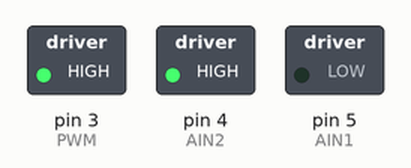
The sketch below on a simulated Arduino Uno, built with avr-gcc and run on an emulated ATmega328P. Parts: switched loads named in the sketch (green lamp = pin HIGH).

Above: at 0.1 s.
Timing chart, 0 to 1.6 s (numbered marks = the images above):
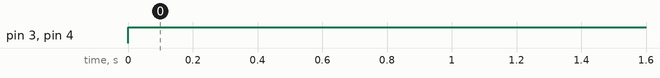

Measured:
- by itself, pin 3 (PWM), pin 4 (AIN2): LOW → HIGH at 0.00 s

The sketch:

PROGRAMACION_PARA_GIRO_DEL_MOTOR.ino
```cpp
#define PWM 3                                           //declaramos pines
#define AIN2 4                                          //declaramos pines
#define AIN1 5                                          //declaramos pines

int vel = 255;                                         //de aqui manipulamos la velocidad del giro

void setup() {
pinMode(AIN2,OUTPUT);                                   //declaramos salida
pinMode(AIN1,OUTPUT);                                   //declaramos salida
Serial.begin(9600);                                     //declaramos lectura monitor serie
}

void loop() {

    if(vel >=0){                                        //El motor girará a la derecha
    digitalWrite(AIN1, LOW);                            //activar para un lado
    digitalWrite(AIN2, HIGH);                           //desactivar para el otro
    analogWrite(PWM, vel);                              //le asignamos la velocidad
    }

    if(vel <=0){                                        //El motor girará a la izquierda
    digitalWrite(AIN1, HIGH);                           //activar para un lado
    digitalWrite(AIN2, LOW);                            //desactivar para el otro
    vel = -vel;                                         //le ponemos para que el giro sea inverso (negativos)
    analogWrite(PWM, vel);                              //asignamos velocidad
    vel = -vel;                                         //le ponemos para que salga del giro inverso (positivos)
    }
  }
```
